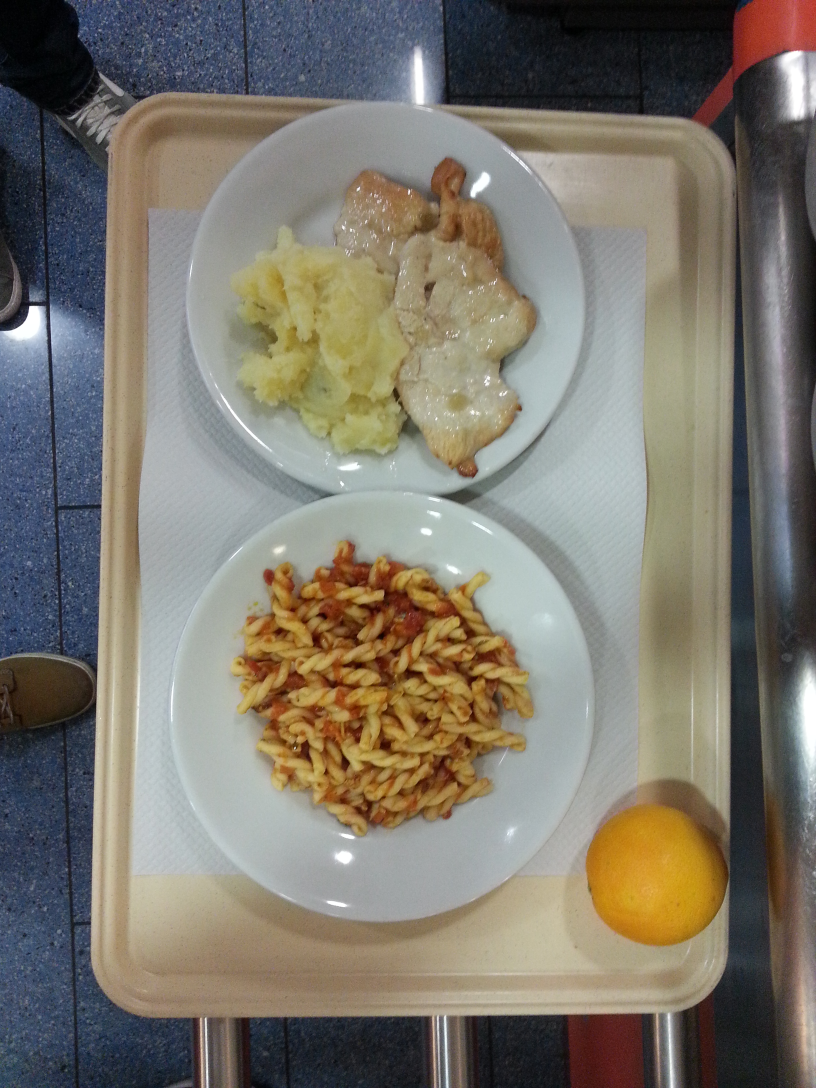
#> input picture test/20151127_123447.jpg, 2448 x 3264 px, given in place of predictions.jpg, which was not available (shown at 1/3 size)
$ jupyter execute --allow-errors Nutritrack_Yolo_Version.ipynb   (shell and % lines are left out)   (text cells are left out)
#> lines starting #> are read from the running program, lines starting #| are printed output that depends on the picture; pictures that were not available may be replaced by others from this repository, and a replacement may not be noted
[cell 1]
# clone darknet repo

[cell 2]
# change makefile to have GPU and OPENCV enabled
%cd darknet

[cell 3]
# verify CUDA

[cell 4]
# make darknet (builds darknet so that you can then use the darknet executable file to run or train object detectors)

[cell 5]
# define helper functions
def imShow(path):
#> called with path = 'predictions.jpg'
  import cv2
  import matplotlib.pyplot as plt
  %matplotlib inline

  image = cv2.imread(path)
#> image is the input picture: shape (3264, 2448, 3); mean B, G, R 108.9, 119.6, 124.8
  height, width = image.shape[:2]
#> height = 3264; width = 2448
  resized_image = cv2.resize(image,(3*width, 3*height), interpolation = cv2.INTER_CUBIC)

  fig = plt.gcf()
  fig.set_size_inches(18, 10)
  plt.axis("off")
  plt.imshow(cv2.cvtColor(resized_image, cv2.COLOR_BGR2RGB))
  plt.show()
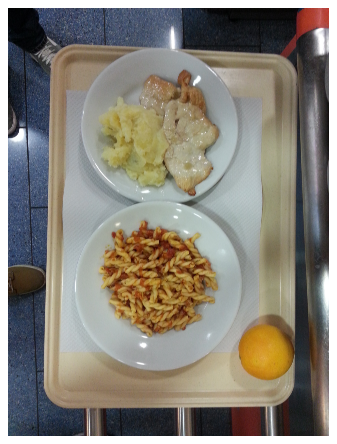
#> figure drawn by matplotlib, 1 panel

# use this to upload files
def upload():
  from google.colab import files
  uploaded = files.upload()
#> the answer given: 20151127_123447.jpg
  for name, data in uploaded.items():
    with open(name, 'wb') as f:
      f.write(data)
      print ('saved file', name)

# use this to download a file
def download(path):
  from google.colab import files
  files.download(path)

[cell 6]
# run darknet detection on test images

[cell 7]
# show image using our helper function
imShow('predictions.jpg')

#> (a cell that did not finish here is left out)

[cell 9]
# try out the upload helper function! (I uploaded an image called highway.jpg, upload whatever you want!)
%cd ..
upload()
%cd darknet

[cell 10]
# run darknet with YOLOv4 on your personal image! (note yours will not be called highway.jpg so change the name)
imShow('predictions.jpg')

[cell 11]
%cd ..
from google.colab import drive
drive.mount('/content/gdrive')

[cell 12]
# this creates a symbolic link so that now the path /content/gdrive/My\ Drive/ is equal to /mydrive

[cell 13]
# cd back into the darknet folder to run detections
%cd darknet

[cell 14]
# run detections on image within your Google Drive!
imShow('predictions.jpg')

[cell 15]
# LOCAL MACHINE DOWNLOAD
# if you get an error first run then run it again and it should work
download('predictions.jpg')

[cell 16]
# GOOGLE DRIVE DOWNLOAD
# note that I can change what the image name is saved as (I am saving it as detection1.jpg)

[cell 17]
# upload the video of your choosing! (Feel free to use the same video I do, it is in the Github repository)
upload()
#> the answer given: 20151127_130638.jpg

[cell 18]
# download the video with detections shown
download('results.avi')

[cell 19]
# this is ran without the threshold flag set
imShow('predictions.jpg')

[cell 20]
# same detections but ran with the threshold flag set to 0.5 (pottedplant is no longer detected!)
imShow('predictions.jpg')

[cell 21]
# darknet run with external output flag to print bounding box coordinates
imShow('predictions.jpg')

[cell 22]
# running darknet with dont show flag set (no longer get warnings)

[cell 23]
download('result.json')

[cell 24]
download('result.txt')

[cell 25]
# this is where my datasets are stored within my Google Drive (I created a yolov4 folder to store all important files for custom training)

[cell 26]
# copy over both datasets into the root directory of the Colab VM (comment out test.zip if you are not using a validation dataset)

[cell 27]
# unzip the datasets and their contents so that they are now in /darknet/data/ folder

[cell 28]
# download cfg to google drive and change its name

[cell 29]
# to download to local machine (change its name to yolov4-obj.cfg once you download)
download('cfg/yolov4-custom.cfg')

[cell 30]
# upload the custom .cfg back to cloud VM from Google Drive

[cell 31]
# upload the obj.names and obj.data files to cloud VM from Google Drive

[cell 32]
# upload the generate_train.py and generate_test.py script to cloud VM from Google Drive

[cell 33]
# verify that the newly generated train.txt and test.txt can be seen in our darknet/data folder

[cell 34]
# train your custom detector! (uncomment %%capture below if you run into memory issues or your Colab is crashing)
# %%capture

[cell 35]
# show chart.png of how custom object detector did with training
imShow('chart.png')
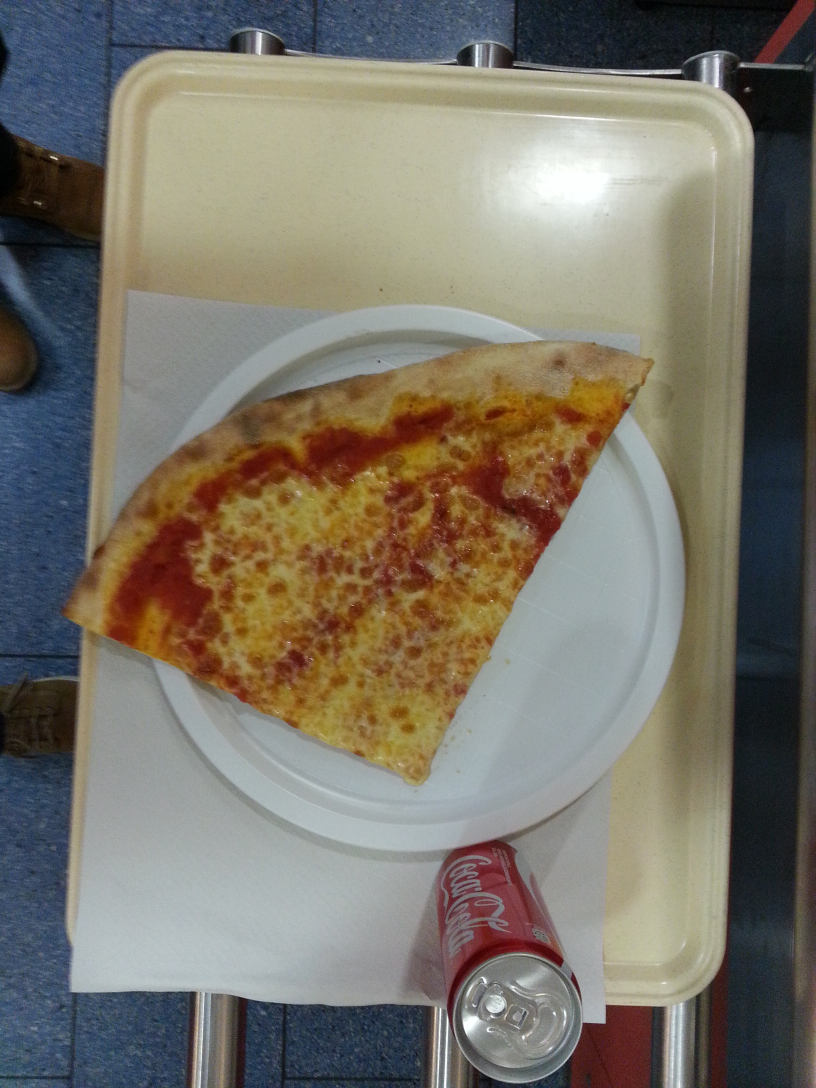
#> input picture test/20151127_130638.jpg, 2448 x 3264 px, given in place of chart.png, which was not available (shown at 1/3 size)
#> in imShow, image is the input picture: shape (3264, 2448, 3); mean B, G, R 105.3, 116.4, 121.6
#> in imShow (call 7), `plt.show()`:
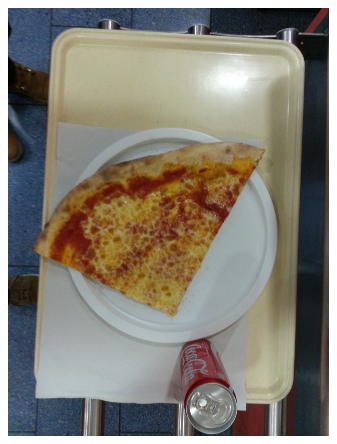
#> figure drawn by matplotlib, 1 panel
